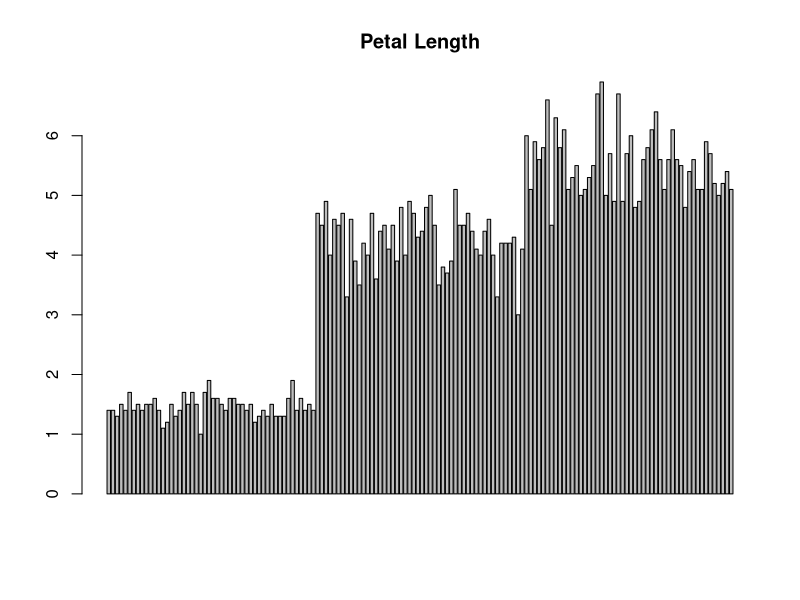
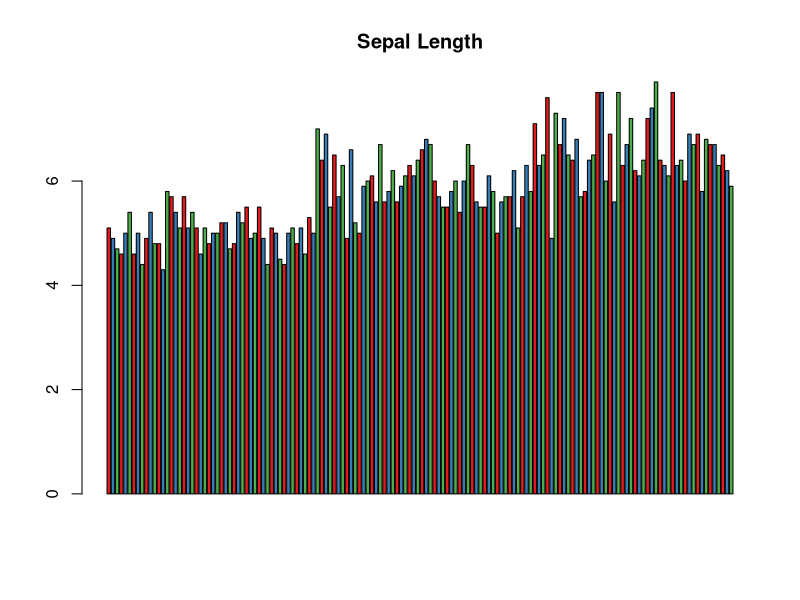
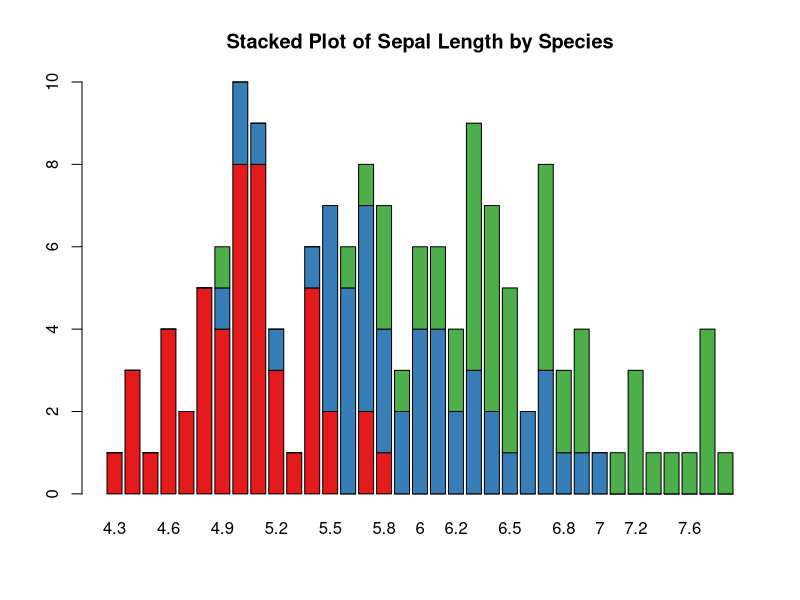
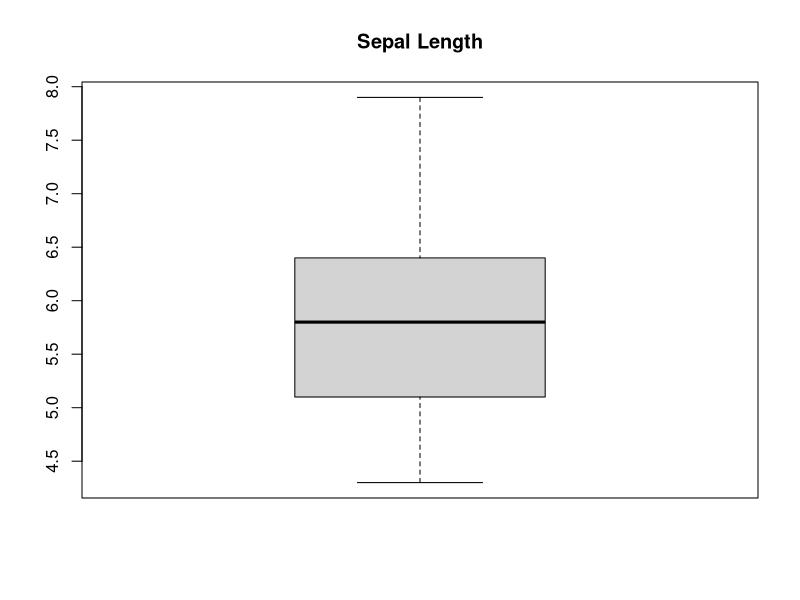
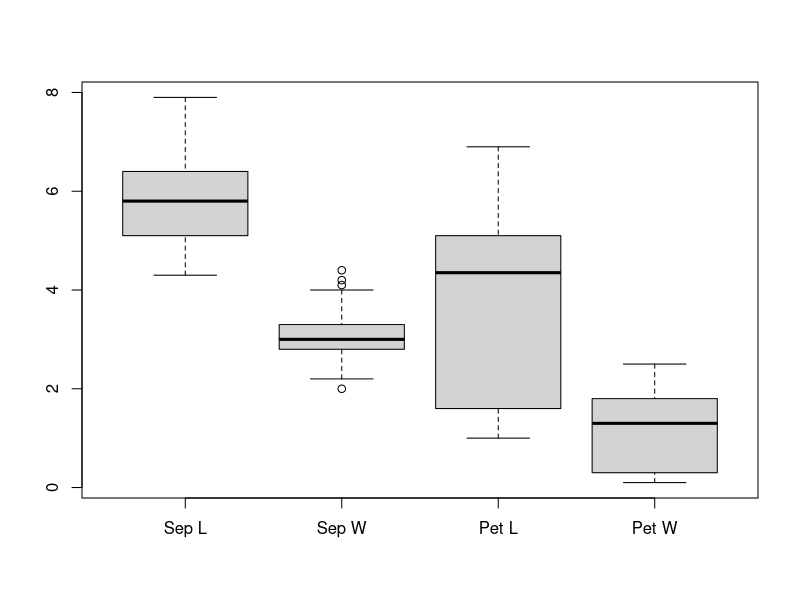
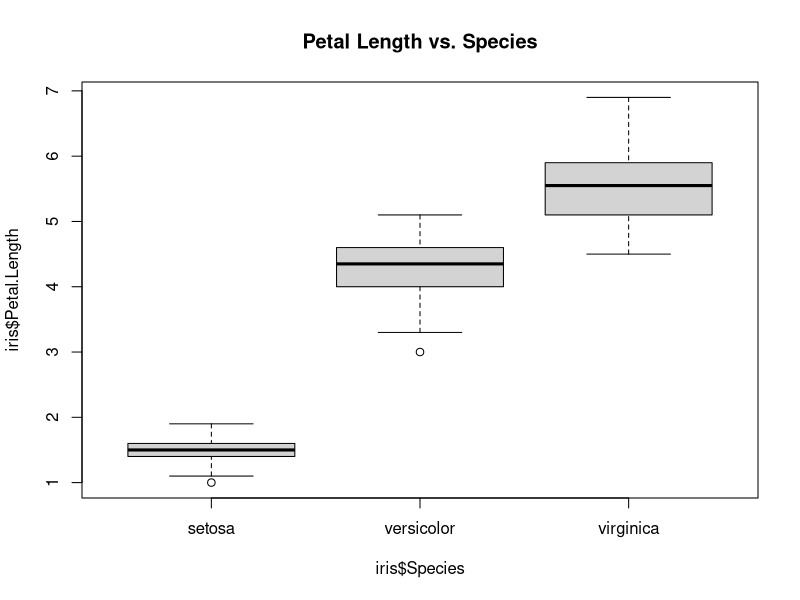
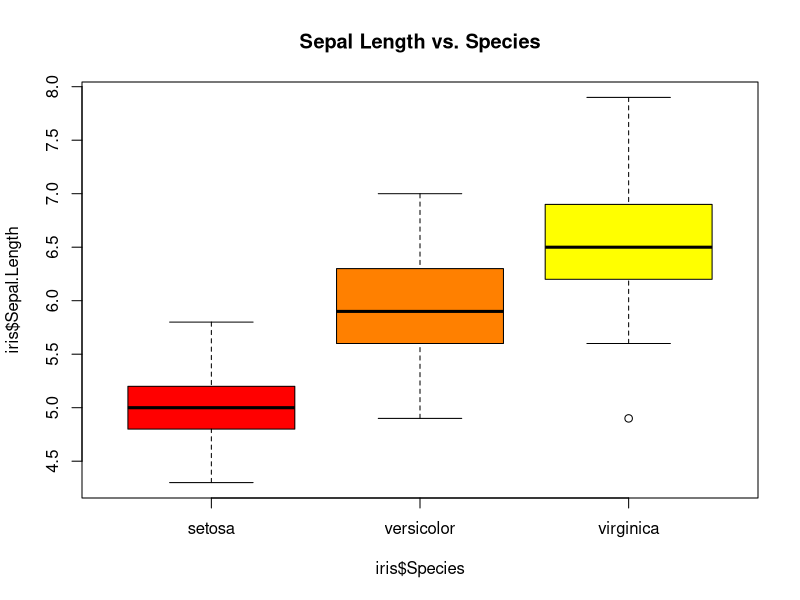
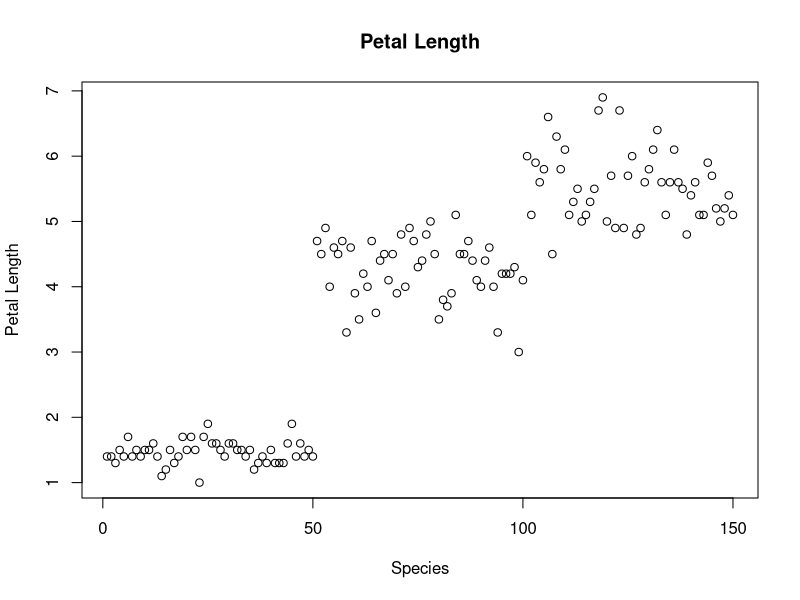

Generate these figures, in order, with R:
## ---- chunk 1
knitr::knit_hooks$set(mysize = function(before, options, envir) {
  if (before) 
    return(options$size)
})
knitr::opts_chunk$set(mysize=TRUE)
knitr::opts_chunk$set(size='\\small')
knitr::opts_chunk$set(warning=FALSE)
knitr::opts_chunk$set(message=FALSE)
knitr::opts_chunk$set(fig.height=3)
knitr::opts_chunk$set(fig.width=4)
knitr::opts_chunk$set(echo=TRUE)
knitr::opts_chunk$set(fig.align='center')
knitr::opts_chunk$set(comment="")
knitr::opts_chunk$set(collapse = TRUE)

# use of knit_hooks$set for par option to be applied to all the chunks
knitr::knit_hooks$set(mylightplot = function(before, options, envir) {
    if (before) 
      par(col="gray",      # color of lines
          col.axis="gray", # color of axis annotation
          col.lab="gray",  # color of x and y labels
          col.main="gray", # color of the main title
          col.sub="gray",  # color of the subtitles
          col.ticks="gray",# color of tick marks
          fg="lightgray")  # color of axes, boxes
})
knitr::opts_chunk$set(mylightplot=TRUE)

## ---- chunk 2
library(datasets)
library(RColorBrewer)
attach(iris)
head(iris)
## ---- chunk 3
barplot(iris$Petal.Length, main = "Petal Length") 
## ---- chunk 4
barplot(iris$Sepal.Length, 
        col= brewer.pal(3,"Set1"), main = "Sepal Length")
## ---- chunk 5
barplot(table(iris$Species,iris$Sepal.Length), 
        col  = brewer.pal(3,"Set1"), 
        main = "Stacked Plot of Sepal Length by Species")
## ---- chunk 6
summary(iris)
## ---- chunk 7
boxplot(iris$Sepal.Length, main = "Sepal Length")
## ---- chunk 8
boxplot(iris[,1:4], 
        names=c("Sep L", "Sep W", "Pet L", "Pet W"))
## ---- chunk 9
boxplot(iris$Petal.Length~iris$Species, 
        main = "Petal Length vs. Species") 
## ---- chunk 10
boxplot(iris$Sepal.Length~iris$Species,
        col=heat.colors(3), 
        main = "Sepal Length vs. Species")
## ---- chunk 11
plot(iris$Petal.Length, main="Petal Length", 
     ylab = "Petal Length", xlab = "Species") 
## ---- chunk 12
par(mfrow=c(1,2))
plot(iris$Petal.Length, main="Petal Length") 
plot(iris$Sepal.Length, main="Sepal Length")
## ---- chunk 13
par(mfrow=c(1,2))
plot(iris$Petal.Width, main="Petal Width") 
plot(iris$Sepal.Width, main="Sepal Width") 
## ---- chunk 14
pairs(as.matrix(iris[,-5]), pch=21, bg=c("red", "blue", "green")[unclass(iris$Species)])
## ---- chunk 15
panel.pearson <- function(x, y, ...) {
  horizontal <- (par("usr")[1] + par("usr")[2]) / 2;vertical <- (par("usr")[3] + par("usr")[4]) / 2;
text(horizontal, vertical, format(abs(cor(x,y)), digits=2))}

pairs(as.matrix(iris[1:4]), main = "Iris Data", pch = 21, bg = c("red","blue", "green")[unclass(iris$Species)], upper.panel=panel.pearson)
## ---- chunk 16
hist(iris$Petal.Width, breaks=13)
## ---- chunk 17
hist(iris$Petal.Width, breaks=25)
## ---- chunk 18
b <- seq(min(iris$Petal.Width), 
         max(iris$Petal.Width), length=11)

hist(iris$Petal.Width, breaks=b, col="blue", xlab="Petal Width", main="Histogram of Petal Width")
## ---- chunk 19
dens.pw = density(iris$Petal.Width)
plot(dens.pw, ylab = "Frequency", xlab = "Width", 
     main= "Petal Width Density")
## ---- chunk 20
dens.pl = density(iris$Petal.Length)
plot(dens.pl, ylab = "Frequency", xlab = "Length", 
     main= "Petal Length Density")
## ---- chunk 21
dens.sw = density(iris$Sepal.Width)
plot(dens.sw, ylab = "Frequency", xlab = "Width", 
     main= "Sepal Width Density")
## ---- chunk 22
dens.sl = density(iris$Sepal.Length)
plot(dens.sl, ylab = "Frequency", xlab = "Length", 
     main= "Sepal Length Density")
## ---- chunk 23
den.set = density(iris$Petal.Length
                         [iris$Species == "setosa"])
den.ver = density(iris$Petal.Length
                             [iris$Species == "versicolor"])
den.vir = density(iris$Petal.Length
                            [iris$Species == "virginica"])
## ---- chunk 24
plot(den.set, ylab="Frequency", xlab="Length (cm)",
     main="Density plot of Petal Lengths", 
     xlim = c(0,8), lwd=2, col="red")
lines(den.ver, col="blue", lwd=2)
lines(den.vir, col="green", lwd=2)
legend(4, 2.85, c("Setosa", "Versicolor", "Virginica"), 
       lwd=rep(2,1), 
       col=c("red", "blue", "green"))
## ---- chunk 25
ps = seq(0,1,length=25)
quantile.setosa = quantile(iris$Petal.Length[iris$Species == "setosa"], probs=ps, xlab = "Normal Distrubution Quantile")

quantile.versicolor = quantile(iris$Petal.Length[iris$Species == "versicolor"], probs=ps)

quantile.virginica = quantile(iris$Petal.Length[iris$Species == "virginica"], probs=ps)
## ---- chunk 26
qqnorm(quantile.virginica, main="Virginica")
qqline(quantile.virginica)
## ---- chunk 27
qqnorm(quantile.versicolor, main="Versicolor")
qqline(quantile.versicolor)
## ---- chunk 28
qqnorm(quantile.setosa, main="Setosa")
qqline(quantile.setosa)
## ---- chunk 29
library(MASS)
petal.dens = kde2d(iris$Petal.Length, iris$Petal.Width)
contour(petal.dens)
## ---- chunk 30
image(petal.dens)
